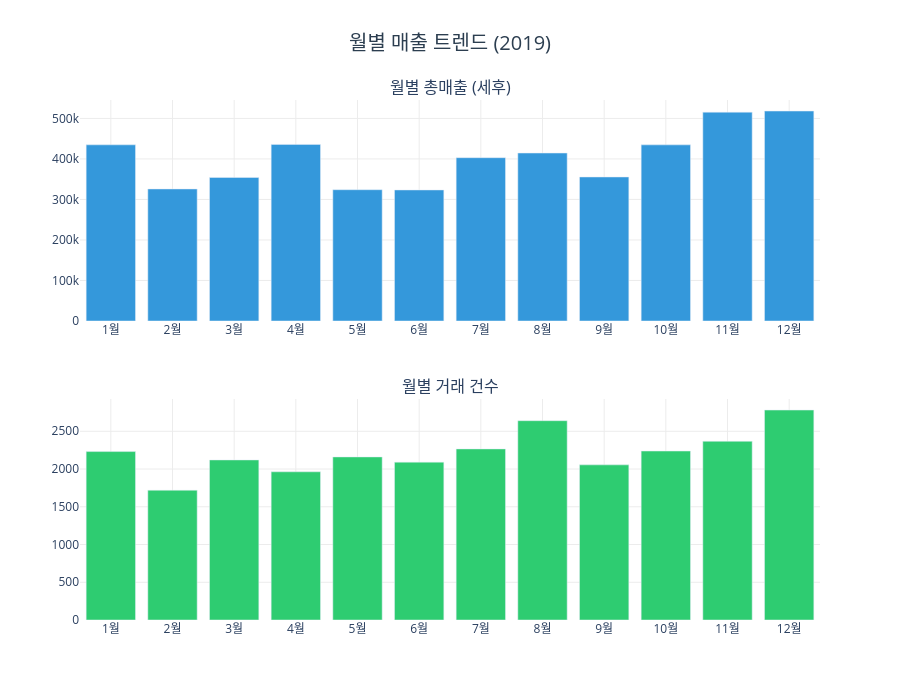

Source (notebook cell):
### Code cell
fig=make_subplots(
    rows=2,cols=1,subplot_titles=['월별 총매출 (세후)','월별 거래 건수'],
    vertical_spacing=0.15
)
fig.add_trace(go.Bar(x=monthly['월'],y=monthly['총매출'],
    marker_color='#3498db',name='총매출'),row=1,col=1)
fig.add_trace(go.Bar(x=monthly['월'],y=monthly['거래건수'],
    marker_color='#2ecc71',name='거래건수'),row=2,col=1)
fig.update_layout(title=dict(text='월별 매출 트렌드 (2019)',x=0.5,xanchor='center',
    font=dict(size=20,color='#2c3e50')),plot_bgcolor='white',showlegend=False,height=700)
fig.update_xaxes(tickvals=list(range(1,13)),
    ticktext=[f'{m}월' for m in range(1,13)],gridcolor='#ececec')
fig.update_yaxes(gridcolor='#ececec')
fig

### Figure 1 — Plotly figure (JSON) as saved in the notebook; plotly's stock layout.template omitted (floating-point values rounded to 4 significant figures)
{"data": [{"marker": {"color": "#3498db"}, "name": "총매출", "type": "bar", "x": [1, 2, 3, 4, 5, 6, 7, 8, 9, 10, 11, 12], "xaxis": "x", "y": [434800.0, 325900.0, 354200.0, 435900.0, 324100.0, 323400.0, 403100.0, 414600.0, 355500.0, 434800.0, 515500.0, 518200.0], "yaxis": "y"}, {"marker": {"color": "#2ecc71"}, "name": "거래건수", "type": "bar", "x": [1, 2, 3, 4, 5, 6, 7, 8, 9, 10, 11, 12], "xaxis": "x2", "y": [2231, 1719, 2120, 1963, 2160, 2091, 2266, 2640, 2055, 2238, 2367, 2781], "yaxis": "y2"}], "layout": {"annotations": [{"font": {"size": 16}, "showarrow": false, "text": "월별 총매출 (세후)", "x": 0.5, "xanchor": "center", "xref": "paper", "y": 1, "yanchor": "bottom", "yref": "paper"}, {"font": {"size": 16}, "showarrow": false, "text": "월별 거래 건수", "x": 0.5, "xanchor": "center", "xref": "paper", "y": 0.425, "yanchor": "bottom", "yref": "paper"}], "height": 700, "plot_bgcolor": "white", "showlegend": false, "title": {"font": {"color": "#2c3e50", "size": 20}, "text": "월별 매출 트렌드 (2019)", "x": 0.5, "xanchor": "center"}, "xaxis": {"anchor": "y", "domain": [0, 1], "gridcolor": "#ececec", "ticktext": ["1월", "2월", "3월", "4월", "5월", "6월", "7월", "8월", "9월", "10월", "11월", "12월"], "tickvals": [1, 2, 3, 4, 5, 6, 7, 8, 9, 10, 11, 12]}, "xaxis2": {"anchor": "y2", "domain": [0, 1], "gridcolor": "#ececec", "ticktext": ["1월", "2월", "3월", "4월", "5월", "6월", "7월", "8월", "9월", "10월", "11월", "12월"], "tickvals": [1, 2, 3, 4, 5, 6, 7, 8, 9, 10, 11, 12]}, "yaxis": {"anchor": "x", "domain": [0.575, 1], "gridcolor": "#ececec"}, "yaxis2": {"anchor": "x2", "domain": [0, 0.425], "gridcolor": "#ececec"}}}
